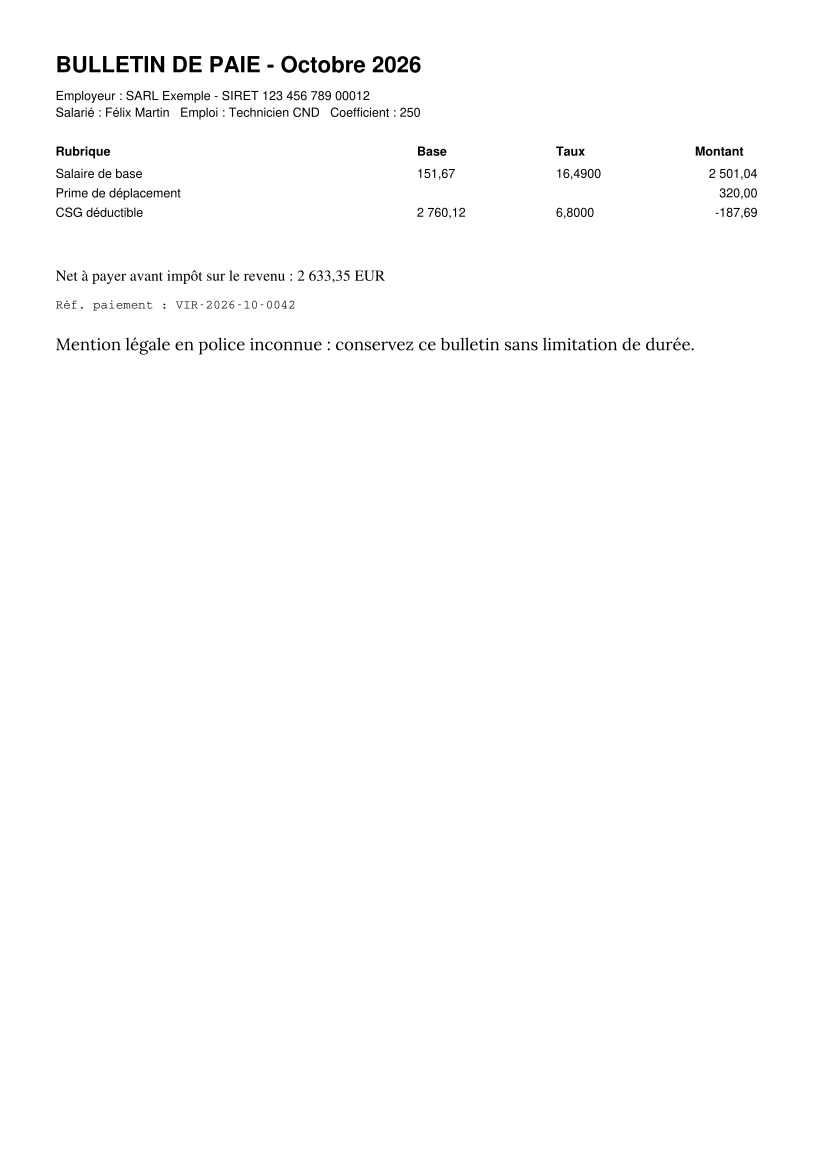

Write Python code to recreate this figure.
from reportlab.pdfgen import canvas
from reportlab.pdfbase import pdfmetrics
from reportlab.pdfbase.ttfonts import TTFont
pdfmetrics.registerFont(TTFont('Lora','/usr/share/fonts/truetype/google-fonts/Lora-Variable.ttf'))
c=canvas.Canvas('paie.pdf',pagesize=(595,842))
c.setFont('Helvetica-Bold',16); c.drawString(40,790,'BULLETIN DE PAIE - Octobre 2026')
c.setFont('Helvetica',9); c.drawString(40,770,'Employeur : SARL Exemple - SIRET 123 456 789 00012')
c.drawString(40,758,'Salarié : Félix Martin   Emploi : Technicien CND   Coefficient : 250')
c.setFont('Helvetica-Bold',9); c.drawString(40,730,'Rubrique'); c.drawString(300,730,'Base'); c.drawString(400,730,'Taux'); c.drawString(500,730,'Montant')
c.setFont('Helvetica',9)
rows=[('Salaire de base','151,67','16,4900','2 501,04'),('Prime de déplacement','','','320,00'),('CSG déductible','2 760,12','6,8000','-187,69')]
for i,r in enumerate(rows):
  y=714-i*14; c.drawString(40,y,r[0]); c.drawString(300,y,r[1]); c.drawString(400,y,r[2]); c.drawRightString(545,y,r[3])
c.setFont('Times-Roman',11); c.drawString(40,640,'Net à payer avant impôt sur le revenu : 2 633,35 EUR')
c.setFont('Courier',9); c.drawString(40,620,'Réf. paiement : VIR-2026-10-0042')
c.setFont('Lora',12); c.drawString(40,590,'Mention légale en police inconnue : conservez ce bulletin sans limitation de durée.')
c.save()
